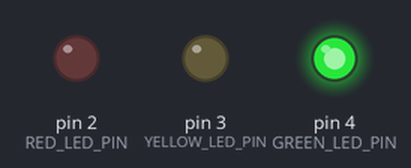
Recording of a sketch running on a simulated Arduino Uno, built with avr-gcc and run on an emulated ATmega328P. Shown: output pins drawn as LEDs (lit = HIGH).

Above: at 2.5 s.
At 6.0 s:
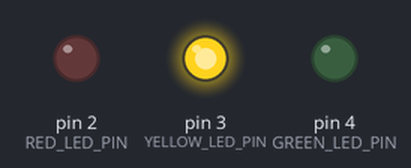
At 9.5 s:
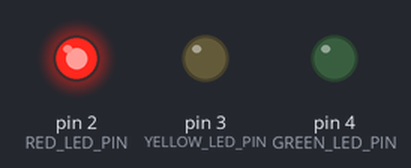
Timing chart, 0 to 15.6 s (numbered marks = the images above):
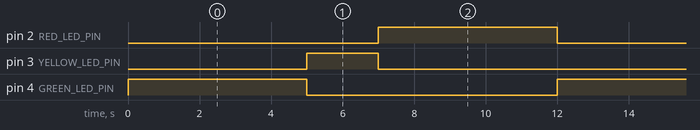

The sketch:

sketch_may2a.ino
```cpp
/*
  Traffic Light System using Arduino
  -----------------------------------
  This program simulates a traffic light system using
  Red, Yellow, and Green LEDs connected to digital pins.

  Author: ChatGPT
  Date: June 2025
*/

// ---------------------------
// Pin Assignments
// ---------------------------
const int RED_LED_PIN = 2;
const int YELLOW_LED_PIN = 3;
const int GREEN_LED_PIN = 4;

// ---------------------------
// Time Durations (in milliseconds)
// ---------------------------
const unsigned long GREEN_TIME = 5000;   // 5 seconds
const unsigned long YELLOW_TIME = 2000;  // 2 seconds
const unsigned long RED_TIME = 5000;     // 5 seconds

// ---------------------------
// Setup function
// Runs once when the Arduino starts
// ---------------------------
void setup() {
  // Initialize LED pins as OUTPUT
  pinMode(RED_LED_PIN, OUTPUT);
  pinMode(YELLOW_LED_PIN, OUTPUT);
  pinMode(GREEN_LED_PIN, OUTPUT);

  // Start with all LEDs off
  digitalWrite(RED_LED_PIN, LOW);
  digitalWrite(YELLOW_LED_PIN, LOW);
  digitalWrite(GREEN_LED_PIN, LOW);
}

// ---------------------------
// Loop function
// Runs repeatedly in a cycle
// ---------------------------
void loop() {
  // ----- GREEN LIGHT -----
  digitalWrite(GREEN_LED_PIN, HIGH);
  digitalWrite(YELLOW_LED_PIN, LOW);
  digitalWrite(RED_LED_PIN, LOW);
  delay(GREEN_TIME); // Wait

  // ----- YELLOW LIGHT -----
  digitalWrite(GREEN_LED_PIN, LOW);
  digitalWrite(YELLOW_LED_PIN, HIGH);
  delay(YELLOW_TIME); // Wait

  // ----- RED LIGHT -----
  digitalWrite(YELLOW_LED_PIN, LOW);
  digitalWrite(RED_LED_PIN, HIGH);
  delay(RED_TIME); // Wait
}
```

Measured:
- by itself, pin 2 (RED_LED_PIN), pin 4 (GREEN_LED_PIN): alternates HIGH for 5.0 s and LOW for 7.0 s
- by itself, pin 3 (YELLOW_LED_PIN): alternates HIGH for 2.0 s and LOW for 10.0 s
- by itself, everything shown: repeats every 12.0 s, in 3 steps
